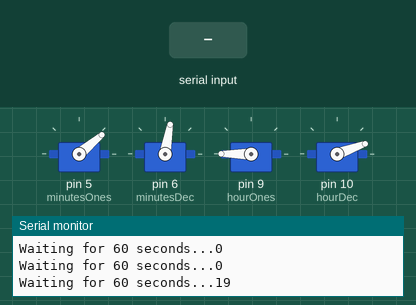
A sketch run on a simulated Arduino Uno, built with avr-gcc and run on an emulated ATmega328P. On the bench: 4 × servo, the last lines printed to the serial monitor. Inputs (shaded band) come from the test bench.

Above: at 1.2 s.
1.3 s: "90,45,200\n" received over Serial
At 3.1 s:
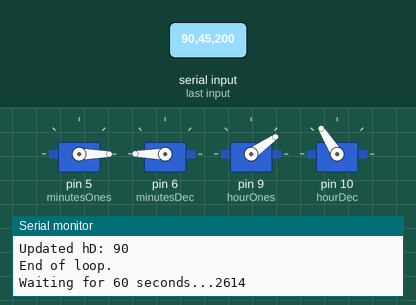
4.1 s: "90,45,200,10\n" received over Serial
At 4.8 s:
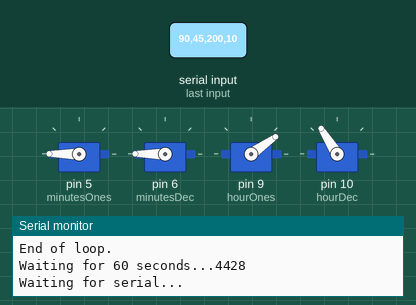
5.6 s: "30,150,10\n" received over Serial
At 6.8 s:
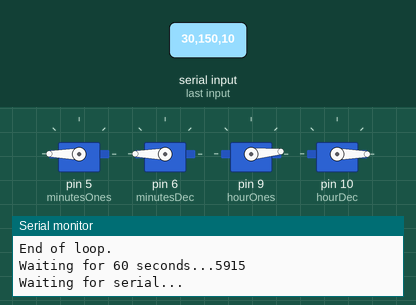
7.4 s: "90,45\n" received over Serial
At 9.8 s:
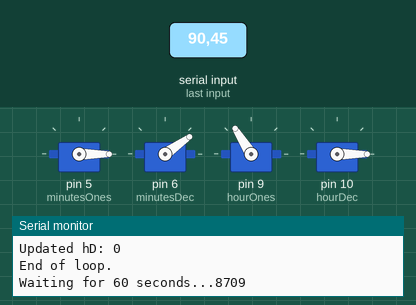
10.1 s: "30,150\n" received over Serial
At 12.8 s:
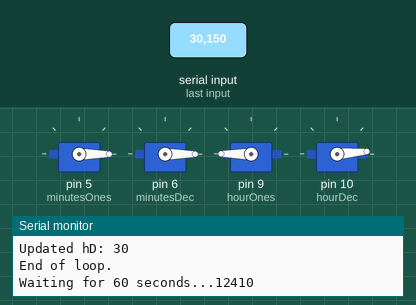
13.1 s: "30,150,10,200\n" received over Serial
At 14.1 s:
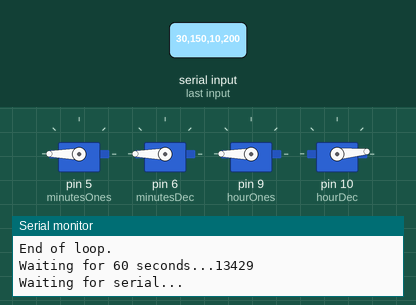
Timing chart, 0 to 15.7 s (numbered marks = the images above; inputs shaded):
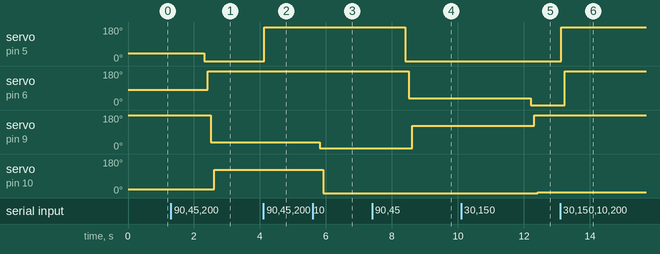

The sketch:

clock_arduino.ino
```cpp
#include <Servo.h>
extern volatile unsigned long timer0_overflow_count;
int mOnes=2;
int mD=4;
int hOnes=9;
int hD=1;
unsigned long loopstart=0;
unsigned long nextEvent=loopstart+60000;
Servo minutesOnes;
Servo minutesDec;
Servo hourOnes;
Servo hourDec;
void setup() {
  // put your setup code here, to run once:
  minutesOnes.attach(5);
  minutesDec.attach(6);
  hourOnes.attach(9);
  hourDec.attach(10);
  minutesOnes.write(20*mOnes);
  minutesDec.write(20*mD);
  hourOnes.write(20*hOnes);
  hourDec.write(20*hD);
  Serial.begin(9600);

  }
void loop() {

  timer0_overflow_count=0;
  if(loopstart==0)
  {
    loopstart=millis();
    Serial.print("Waiting for 60 seconds...");
    Serial.println(loopstart);
    nextEvent=loopstart+60000;
  }

  if(millis()>=nextEvent)
  {
    mOnes++;
    if(mOnes>9)
    {
      mD++;
      mOnes=0;
    }
    if(mD>5)
    {
      mD=0;
      hOnes++;
    }
    if(hOnes>9)
    {
      hD++;
      hOnes=0;
    }
    if(hD>=2 && hOnes==4)
    {
      hD=0;
      hOnes=0;
    }
    update();
    loopstart=0;
  }
  if (Serial.available() > 0)
  {
      Serial.print("Waiting for serial...");
      // Read the incoming dat
      hD = Serial.parseInt();
      hOnes = Serial.parseInt();
      mD = Serial.parseInt();
      mOnes = Serial.parseInt();
      update();
      loopstart=0;
  }
}
void update()
{
 Serial.print("Updated mOnes: ");
      Serial.println(mOnes);
      Serial.print("Updated mD: ");
      Serial.println(mD);
      Serial.print("Updated hOnes: ");
      Serial.println(hOnes);
      Serial.print("Updated hD: ");
      Serial.println(hD);
      minutesOnes.write(20*mOnes);
      delay(100);
      minutesDec.write(20*mD);
      delay(100);
      hourOnes.write(20*hOnes);
      delay(100);
      hourDec.write(20*hD);
      Serial.println("End of loop.");
}
```

Measured:
- after the input at 1.3 s, servo on pin 5 (minutesOnes): 40° → 0° after 1.0 s; servo on pin 6 (minutesDec): 80° → 180° after 1.1 s; servo on pin 9 (hourOnes): 180° → 35° after 1.2 s; servo on pin 10 (hourDec): 20° → 122° after 1.3 s
- after the input at 4.1 s, servo on pin 5 (minutesOnes): 0° → 180° at once
- after the input at 5.6 s, servo on pin 9 (hourOnes): 35° → 5° after 0.22 s; servo on pin 10 (hourDec): 122° → 0° after 0.32 s
- after the input at 7.4 s, servo on pin 5 (minutesOnes): 180° → 0° after 1.0 s instead of 2.5 s; servo on pin 6 (minutesDec): 180° → 35° after 1.1 s; servo on pin 9 (hourOnes): 5° → 122° after 1.2 s
- after the input at 10.1 s, servo on pin 6 (minutesDec): 35° → 0° after 2.1 s; servo on pin 9 (hourOnes): 122° → 180° after 2.2 s; servo on pin 10 (hourDec): 0° → 5° after 2.3 s
- after the input at 13.1 s, servo on pin 5 (minutesOnes): 0° → 180° at once; servo on pin 6 (minutesDec): 0° → 180° after 0.13 s
